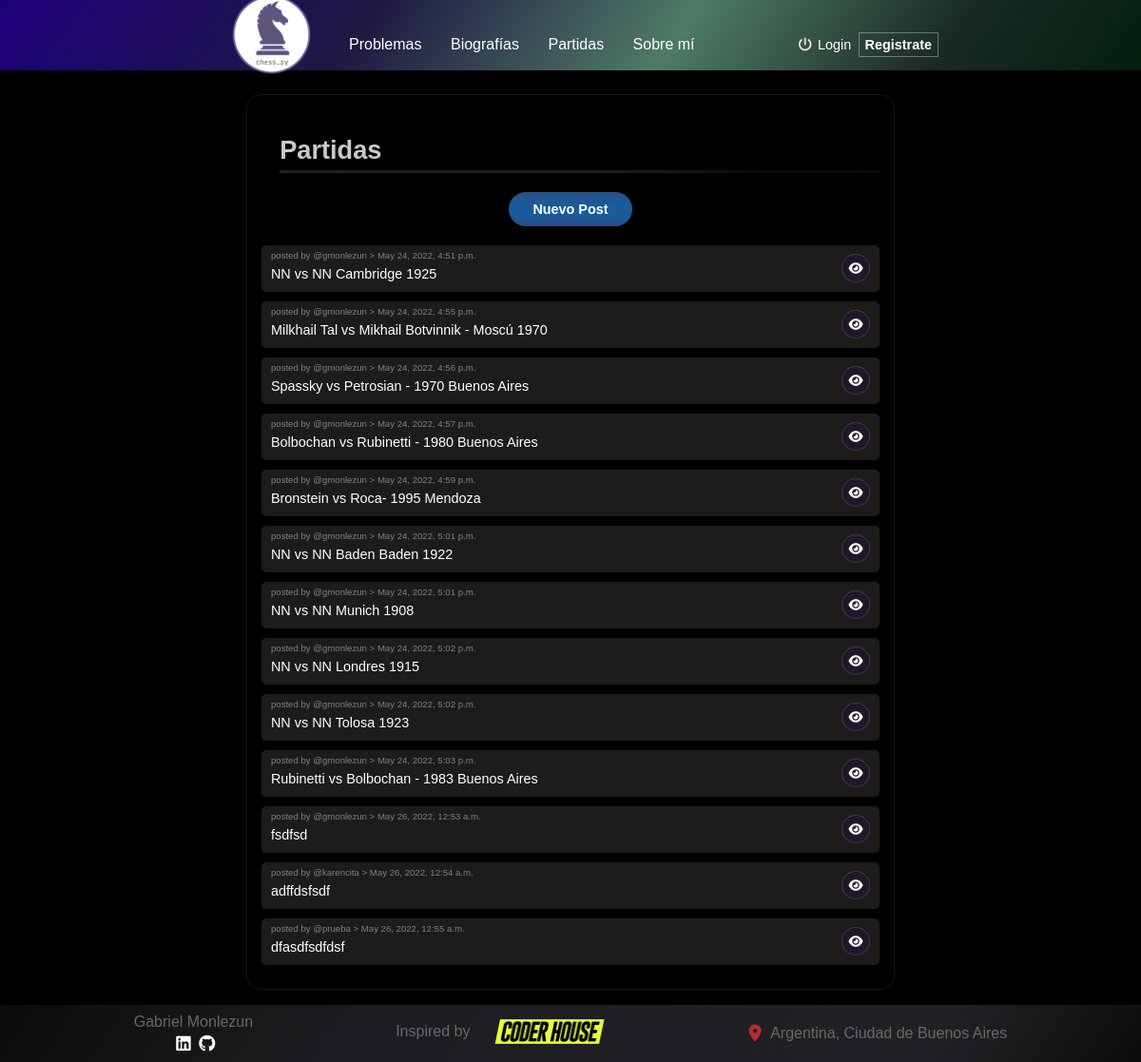
/Posts/games/list/, run on the app's committed database.
### Posts/models.py (models this page shows, shortened)
class PostGames(models.Model):
    RESULT_CHOICES = (
    (1, '1-0'),
    (2, '0-1'),
    (3, '1/2-1/2'),
)
    title = models.CharField(max_length=255)
    title_players = models.CharField(max_length=255)
    result = models.IntegerField(choices=RESULT_CHOICES)
    content = models.CharField(max_length=555)
    image = models.ImageField(upload_to='images_post',null=False,blank=False)
    date = models.DateTimeField(default=now, editable=False)
    author = models.ForeignKey(User, on_delete=models.CASCADE)

### Posts/views.py (the view)
# urls.py: path('games/list/', GamesList.as_view(), name="GamesList"),
class GamesList(ListView):
    model = PostGames
    template_name = "Posts/postgames_list.html"

### Posts/templates/Posts/postgames_list.html
{% extends "Posts/padre.html" %}
{% load static %}
{% block contenidoQueCambia %}
    <h3 class="titulo-categoria">Partidas</h3>
    <div class="divisor"></div>
    <button class="boton-newpost"><a href="{% url 'GamesCreation' %}">Nuevo Post</a></button>
    {% if object_list %}
        {% for partida in object_list %}
            <div class="container-post">
                <div class="container-post__userTitle">
                    <p class="container-post__title">{{partida.title}}</p><span class="fecha-lista">posted by @{{partida.author.username}} > {{partida.date}}</span>
                </div>
                <button class="boton-ver"><a href="{% url 'GamesDetail' partida.id %}"><i class="fa-solid fa-eye icon-eye"></i></a></button>
            </div>
        {% endfor %}
    {% endif %}
{% endblock %}

### Posts/static/Posts/css/style.css (style rules this page uses)
html { padding: 0; margin: 0; box-sizing: border-box; font-family: Verdana, Geneva, Tahoma, sans-serif; }
body { position: relative; background-color: black; margin: 0; z-index: 1; }
.titulo-categoria { font-size: 1.7rem; color: rgb(204, 199, 199); margin-left: 1.2rem; margin-bottom: 5px; }
.divisor { height: 3px; width: 97%; background: rgb(124,122,135); background: linear-gradient(124deg, rgba(124,122,135,0.27494747899159666) 13%, rgba(100,98,112,0.3253676470588235) 34%, rgba(100,98,112,0.3309698879551821) 52%, rgba(29,29,29,0.3981967787114846) 80%); margin-left: 1.2rem; margin-bottom: 20px; }
.boton-newpost { position: inherit; display: block; width: 20%; right: 0; left: 0; margin: 0 auto; background: rgb(39,78,130); background: linear-gradient(180deg, rgba(39,78,130,1) 0%, rgba(38,82,143,1) 12%, rgba(26,91,153,1) 32%, rgba(26,91,153,1) 68%, rgba(38,82,143,1) 88%, rgba(39,78,130,1) 100%); color: white; font-size: .9rem; font-weight: bold; border: none; outline: none; padding: 10px 0; border-radius: 25px; margin-bottom: 20px; }
.boton-newpost a { text-decoration: none; color: inherit; }
.container-post { display: flex; flex-direction: row; justify-content: space-between; align-items: center; background-color: rgba(51, 47, 47, 0.589); border-radius: 5px; padding: 5px 10px; margin: 10px 0; }
.container-post__userTitle { display: flex; flex-direction: column-reverse; justify-content: center; align-items: start; }
.fecha-lista { font-size: 0.6rem; color: gray; padding: 0; margin: 0; }
.container-post__title { font-size: 0.9rem; padding: 0; margin: 6px 0; }
.boton-ver { display: flex; position: relative; justify-content: center; align-items: center; height: 30px; width: 30px; border-radius: 50%; background-color: rgba(45, 15, 102, 0.233); border: 1px solid rgba(211, 211, 211, 0.178); outline: none; }
.icon-eye { position: relative; color: white; right: 0; left: 0; margin: 0 auto; padding: 7px; }

### data on the page
PostGames: title "NN vs NN Cambridge 1925", author.username "gmonlezun", date "May 24, 2022, 4:51 p.m."
PostGames: title "Milkhail Tal vs Mikhail Botvinnik - Moscú 1970", author.username "gmonlezun", date "May 24, 2022, 4:55 p.m."
PostGames: title "Spassky vs Petrosian - 1970 Buenos Aires", author.username "gmonlezun", date "May 24, 2022, 4:56 p.m."
PostGames: title "Bolbochan vs Rubinetti - 1980 Buenos Aires", author.username "gmonlezun", date "May 24, 2022, 4:57 p.m."
PostGames: title "Bronstein vs Roca- 1995 Mendoza", author.username "gmonlezun", date "May 24, 2022, 4:59 p.m."
PostGames: title "NN vs NN Baden Baden 1922", author.username "gmonlezun", date "May 24, 2022, 5:01 p.m."
PostGames: title "NN vs NN Munich 1908", author.username "gmonlezun", date "May 24, 2022, 5:01 p.m."
PostGames: title "NN vs NN Londres 1915", author.username "gmonlezun", date "May 24, 2022, 5:02 p.m."
PostGames: title "NN vs NN Tolosa 1923", author.username "gmonlezun", date "May 24, 2022, 5:02 p.m."
PostGames: title "Rubinetti vs Bolbochan - 1983 Buenos Aires", author.username "gmonlezun", date "May 24, 2022, 5:03 p.m."
PostGames: title "fsdfsd", author.username "gmonlezun", date "May 26, 2022, 12:53 a.m."
PostGames: title "adffdsfsdf", author.username "karencita", date "May 26, 2022, 12:54 a.m."
PostGames: title "dfasdfsdfdsf", author.username "prueba", date "May 26, 2022, 12:55 a.m."
